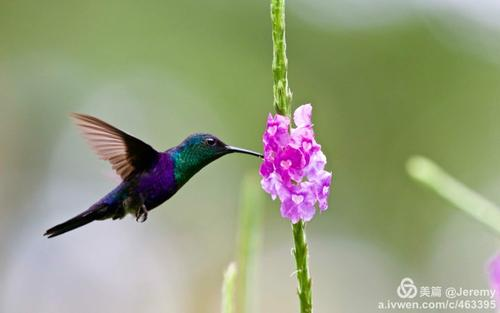
#> input picture chapter1/a.jpg, 500 x 313 px
$ python 1.py
#> lines starting #> are read from the running program, lines starting #| are printed output that depends on the picture
import sys

import cv2 # pip install opencv-python
import numpy as np # pip install numpy


# Grayscale Image
def processImage(image):
#> called with image = 'a.jpg'
    image = cv2.imread(image)
#> image is the input picture: shape (313, 500, 3); mean B, G, R 126.2, 157.2, 150.1
    image = cv2.cvtColor(src=image, code=cv2.COLOR_BGR2GRAY)
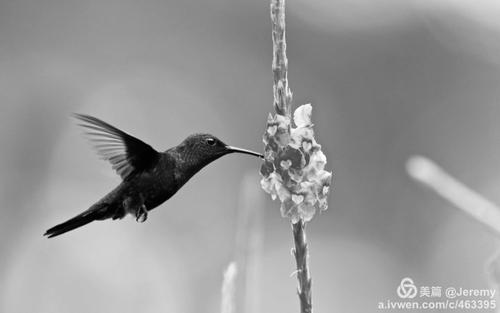
#> image: shape (313, 500); min 0, max 254, mean 151.6
    return image


def convolve2D(image, kernel, padding=0, strides=1):
    # Cross Correlation
#> called with kernel = array of shape (3, 3), padding = 2, strides = 1
    kernel = np.flipud(np.fliplr(kernel))

    # Gather Shapes of Kernel + Image + Padding
    xKernShape = kernel.shape[0]
    yKernShape = kernel.shape[1]
    xImgShape = image.shape[0]
#> xImgShape = 313
    yImgShape = image.shape[1]
#> yImgShape = 500

    # Shape of Output Convolution
    xOutput = int(((xImgShape - xKernShape + 2 * padding) / strides) + 1)
#> xOutput = 315
    yOutput = int(((yImgShape - yKernShape + 2 * padding) / strides) + 1)
#> yOutput = 502
    output = np.zeros((xOutput, yOutput))

    # Apply Equal Padding to All Sides
    if padding != 0:
        imagePadded = np.zeros(
            (image.shape[0] + padding*2, image.shape[1] + padding*2))
        imagePadded[int(padding):int(-1 * padding),
                    int(padding):int(-1 * padding)] = image
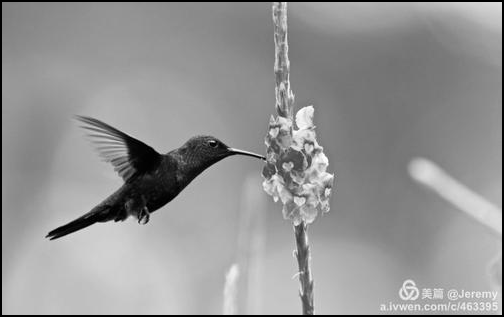
#> imagePadded: shape (317, 504) float64; min 0, max 254, mean 148.5
    else:
        imagePadded = image

    # Iterate through image
    for y in range(image.shape[1]):
        # Exit Convolution
        if y > image.shape[1] - yKernShape:
            break
        # Only Convolve if y has gone down by the specified Strides
        if y % strides == 0:
            for x in range(image.shape[0]):
                # Go to next row once kernel is out of bounds
                if x > image.shape[0] - xKernShape:
                    break
                try:
                    # Only Convolve if x has moved by the specified Strides
                    if x % strides == 0:
                        output[x, y] = (
                            kernel * imagePadded[x: x + xKernShape, y: y + yKernShape]).sum()
                except:
                    break
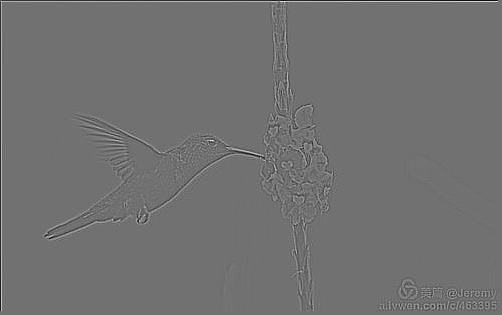
#> output: shape (315, 502) float64; min -713, max 888, mean 0; drawn with min black and max white
    return output


if __name__ == '__main__':
    # Grayscale Image
    image = processImage('a.jpg')

    cv2.imshow('gray', image)
    cv2.waitKey(0)

    # Edge Detection Kernel
    kernel = np.array([[-1, -1, -1], [-1, 8, -1], [-1, -1, -1]])

    # Convolve and Save Output
    output = convolve2D(image, kernel, padding=2)
    cv2.imshow('2DConvolved', output)
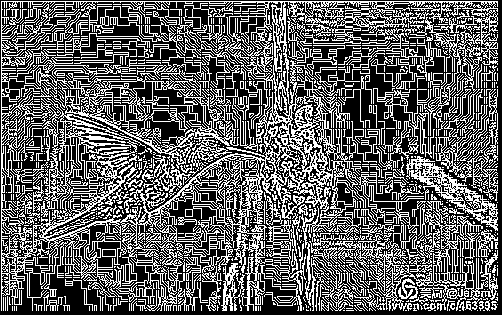
#> window '2DConvolved': shape (315, 502); 37.9% white in thin lines or dots
    cv2.imshow('ori', image)
    cv2.waitKey(0)
